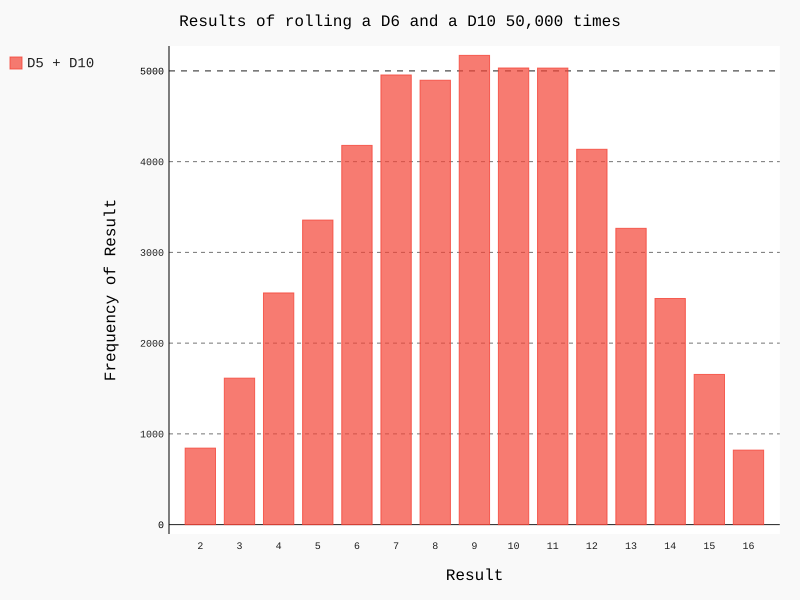

Write the Python code that produced this figure.
import pygal

from die import Die

# Create a D6 and D10

die_1 = Die()
die_2 = Die(10)

# Make a some roles, and store results in list

results = []
for roll_num in range(50000):
    result = die_1.roll() + die_2.roll()
    results.append(result)

# Analyze the results
frequencies = []
max_result = die_1.num_sides + die_2.num_sides

for value in range(2, max_result+1):
    frequency = results.count(value)
    frequencies.append(frequency)

# Visualize the results.
hist = pygal.Bar()

hist.title = "Results of rolling a D6 and a D10 50,000 times"
hist.x_labels = [str(value) for value in range(2, 17)]
hist.x_title = "Result"
hist.y_title = "Frequency of Result"

hist.add('D5 + D10', frequencies)
hist.render_to_file('different_dice.svg')
